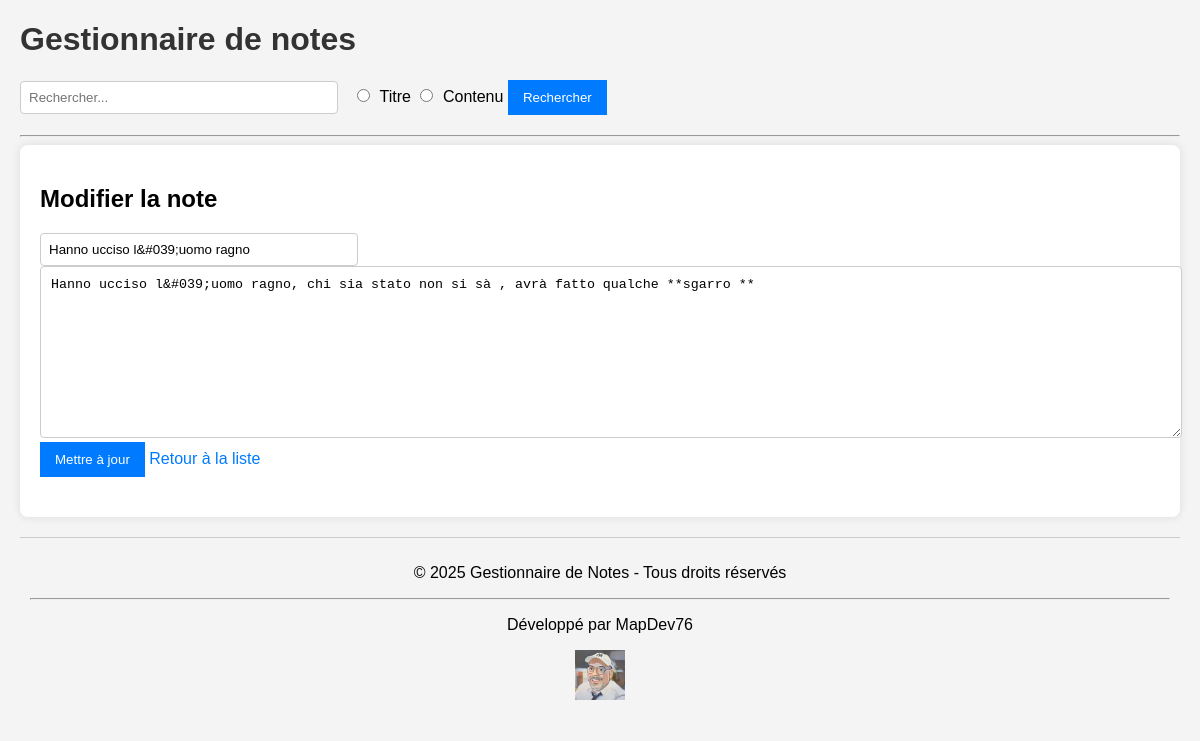
The app's page /index.php?route=notes.edit&id=3, older data.
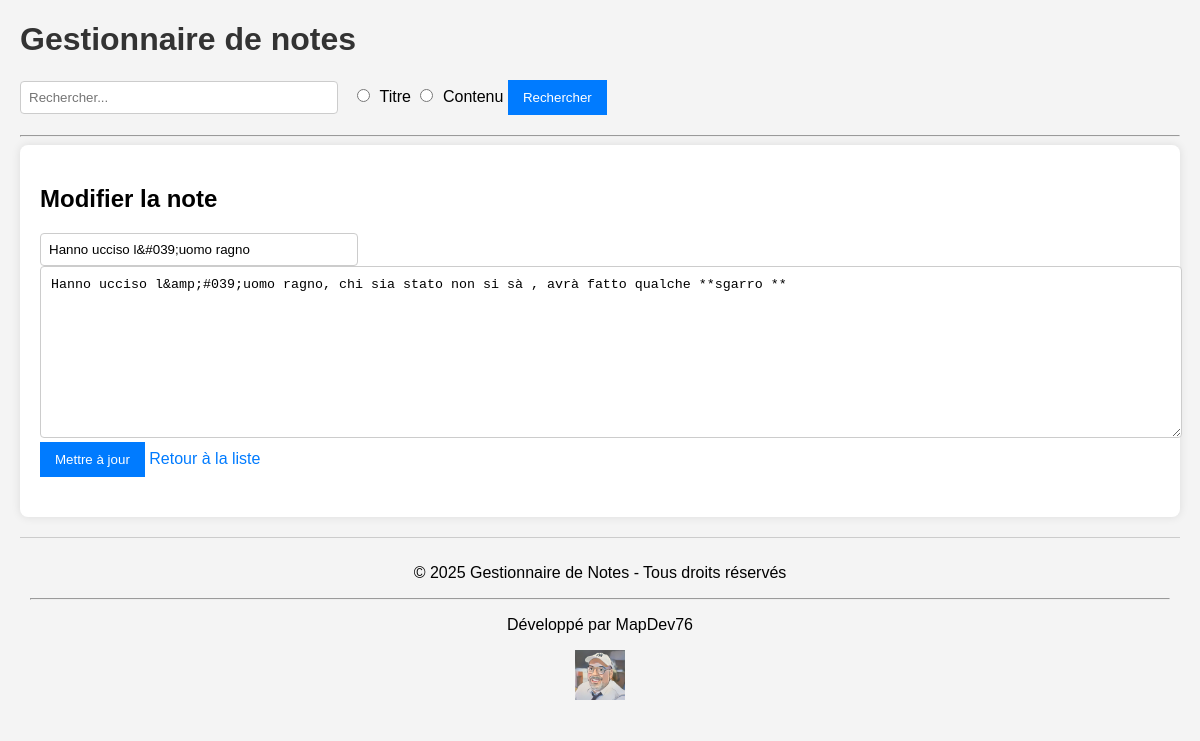
The same page, newer data.
### tables this page shows
CREATE TABLE notes (
    id INTEGER PRIMARY KEY AUTOINCREMENT,
    title TEXT NOT NULL,
    content TEXT NOT NULL,
    created_at DATETIME DEFAULT CURRENT_TIMESTAMP
);

### index.php (called while the page is built)
<?php
require_once __DIR__ . '/routes.php';

### models/noteModel.php (called while the page is built, shortened)
<?php
function getNoteById($id) {
    global $pdo;
    $stmt = $pdo->prepare("SELECT * FROM notes WHERE id = ?");
    $stmt->execute([$id]);
    return $stmt->fetch();
}

### views/edit_form.php (the view, shortened to what this page needs)
<h2>Modifier la note</h2>
<form method="POST" action="index.php?route=notes.update">
    <input type="text" name="title" placeholder="Titre" value="<?= htmlspecialchars($note['title']) ?>" required>
    <textarea id="content" name="content" placeholder="Contenu"><?= htmlspecialchars($note['content']) ?></textarea>
    <button type="submit">Mettre à jour</button>
    <a href="index.php?route=notes.index">Retour à la liste</a>
</form>

Row changes from the older to the newer data that the page shows:
changed notes "Hanno ucciso l&#039;uomo ragno": content "Hanno ucciso l&#039;uomo ragno, chi sia stato non si sà , avrà fatto qualche **sgarro **" → "Hanno ucciso l&amp;#039;uomo ragno, chi sia stato non si sà , avrà fatto qualche **sgarro **"
